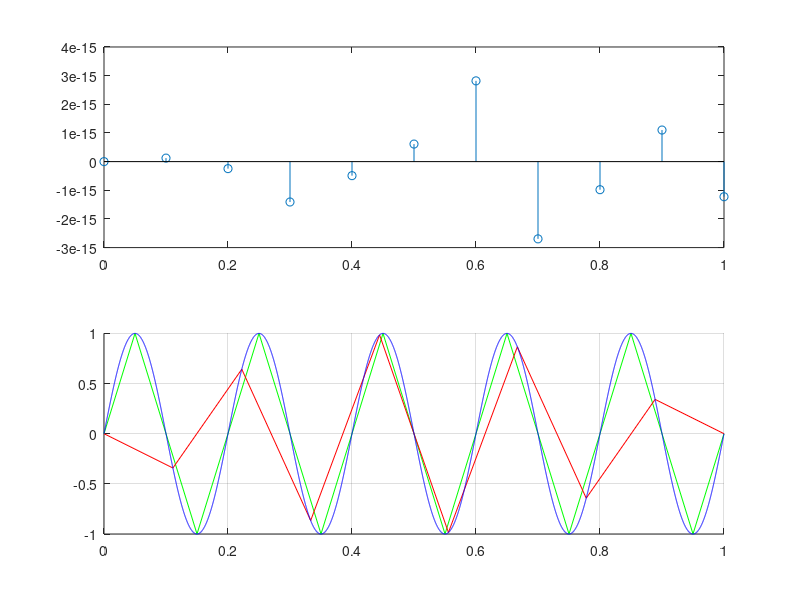

Reproduce this figure in MATLAB.
t = 0: 0.1 : 1;
f = 5;

%xx = 2 * pi * f * t;


x = sin(2*pi*f*t);
subplot(2,1,1);
stem(t,x);

sf = 20;
n = 0: 1/sf : 1;
temp = f / sf;
%yy = 2*pi * (f/sf) * n;
y = sin(2*pi*f*n);

aF = 9;
t = 0:1/aF:1;
ay = sin(2*pi*f*t); 
subplot(2,1,2);
hold on;
grid on;
%plot(t,x);
plot(n,y,"green");
plot(t,ay, "red");
%stem(n,yy);
tt = 0:0.0001:1;
yy = sin(2*pi*f*tt);
plot(tt,yy, 'blue');
hold off